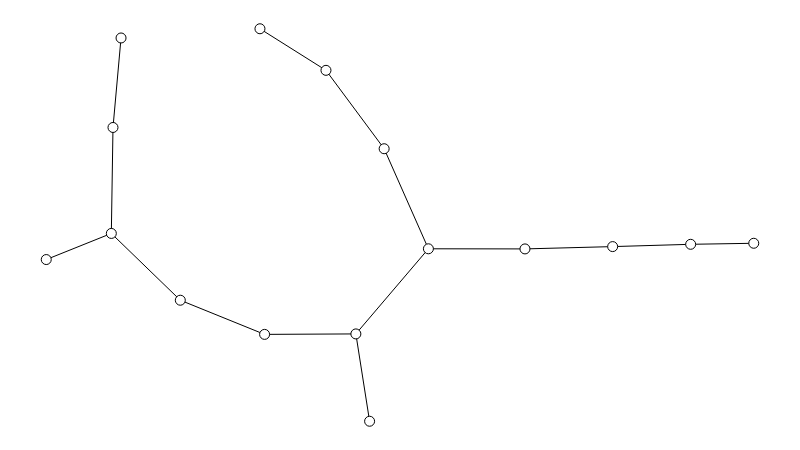

The notebook cell this image was saved under:
### Markdown cell above
## Caminhos relativamente curtos

Primeiramente, precisamos evitar caracterizações baseadas em algum "número mágico" como [seis](https://en.wikipedia.org/wiki/Six_degrees_of_separation). A diferença entre os comprimentos médios obtidos pelo Milgram e os comprimentos médios obtidos do Spotify exigem uma caracterização mais genérica.

Informalmente, a definição de pequeno mundo já foi estabelecida: um grafo cujos caminhos são *relativamente curtos*. Nosso objetivo é formalizar o suficiente essa definição para poder usá-la em um teste de hipótese.

Um primeiro passso natural é tentar visualizar uma rede pequeno mundo para obter *insights* sobre a "cara" dela.

Nas lousinhas, as duplas Graicer/Tirta e Fred/Rapha apresentaram propostas baseadas em *árvore*. Uma árvore é uma *rede conexa sem circuitos*, ou seja, é um grafo com as seguintes propriedades:

* entre quaisquer dois nós, existe um caminho;
* esse caminho é o único entre esses nós.

O módulo *NetworkX* possui uma função pronta para gerar uma árvore aleatória com dado número de nós.

### Code cell
# Gera uma árvore aleatória.
g = nx.random_tree(NUM_NODES)

# Atribui posições aos nós.
sn.set_spring_positions(g)

# Mostra o grafo.
show_graph(g)

### Figure 1 — Plotly figure (JSON) as saved in the notebook; plotly's stock layout.template omitted (floating-point values rounded to 4 significant figures)
{"data": [{"hoverinfo": "none", "line": {"color": "rgb(0, 0, 0)", "width": 1}, "mode": "lines", "x": [0.09199, 0, null, 0.09199, 0.09434, null, 0.09199, 0.1895, null, 0.6766, 0.5401, null, 0.6766, 0.8006, null, 0.1057, 0.09434, null, 0.4776, 0.3954, null, 0.4776, 0.5401, null, 0.457, 0.4376, null, 0.1895, 0.3086, null, 0.9108, 1, null, 0.9108, 0.8006, null, 0.5401, 0.4376, null, 0.3021, 0.3954, null, 0.4376, 0.3086, null], "y": [0.4785, 0.412, null, 0.4785, 0.7485, null, 0.4785, 0.3084, null, 0.439, 0.4394, null, 0.439, 0.445, null, 0.9765, 0.7485, null, 0.6943, 0.8941, null, 0.6943, 0.4394, null, 0, 0.2225, null, 0.3084, 0.2213, null, 0.4508, 0.4534, null, 0.4508, 0.445, null, 0.4394, 0.2225, null, 1, 0.8941, null, 0.2225, 0.2213, null]}, {"hoverinfo": "none", "marker": {"color": "rgb(255, 255, 255)", "line": {"color": "rgb(0, 0, 0)", "width": 1}, "size": 10}, "mode": "markers+text", "text": [], "textfont": {"color": "rgb(0, 0, 0)"}, "textposition": "middle center", "x": [0.09199, 0.6766, 0, 0.1057, 0.09434, 0.4776, 0.457, 0.1895, 0.9108, 0.5401, 0.3021, 1, 0.4376, 0.3954, 0.3086, 0.8006], "y": [0.4785, 0.439, 0.412, 0.9765, 0.7485, 0.6943, 0, 0.3084, 0.4508, 0.4394, 1, 0.4534, 0.2225, 0.8941, 0.2213, 0.445]}], "layout": {"height": 450, "margin": {"b": 0, "l": 0, "r": 0, "t": 0}, "showlegend": false, "width": 800, "xaxis": {"showgrid": false, "showticklabels": false, "zeroline": false}, "yaxis": {"showgrid": false, "showticklabels": false, "zeroline": false}}}
